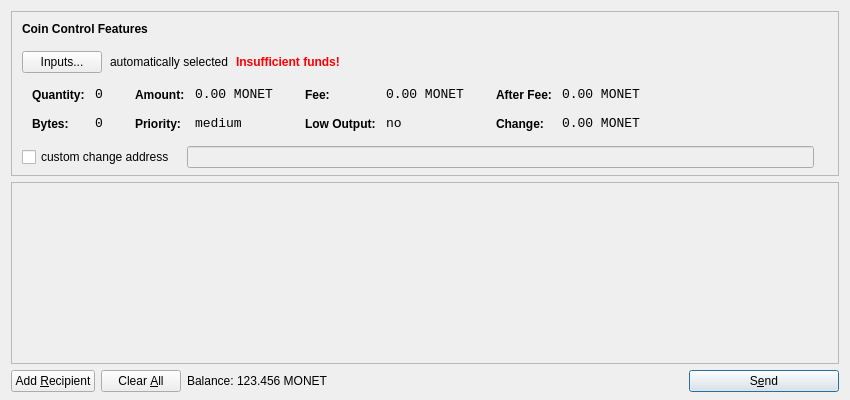
<?xml version="1.0" encoding="UTF-8"?>
<ui version="4.0">
 <class>SendCoinsDialog</class>
 <widget class="QDialog" name="SendCoinsDialog">
  <property name="geometry">
   <rect>
    <x>0</x>
    <y>0</y>
    <width>850</width>
    <height>400</height>
   </rect>
  </property>
  <property name="windowTitle">
   <string>Send Coins</string>
  </property>
  <layout class="QVBoxLayout" name="verticalLayout" stretch="0,1,0">
   <property name="bottomMargin">
    <number>8</number>
   </property>
   <item>
    <widget class="QFrame" name="frameCoinControl">
     <property name="sizePolicy">
      <sizepolicy hsizetype="Expanding" vsizetype="Expanding">
       <horstretch>0</horstretch>
       <verstretch>0</verstretch>
      </sizepolicy>
     </property>
     <property name="maximumSize">
      <size>
       <width>16777215</width>
       <height>16777215</height>
      </size>
     </property>
     <property name="frameShape">
      <enum>QFrame::StyledPanel</enum>
     </property>
     <property name="frameShadow">
      <enum>QFrame::Sunken</enum>
     </property>
     <layout class="QVBoxLayout" name="verticalLayoutCoinControl2">
      <property name="spacing">
       <number>-1</number>
      </property>
      <property name="leftMargin">
       <number>0</number>
      </property>
      <property name="topMargin">
       <number>0</number>
      </property>
      <property name="rightMargin">
       <number>0</number>
      </property>
      <property name="bottomMargin">
       <number>6</number>
      </property>
      <item>
       <layout class="QVBoxLayout" name="verticalLayoutCoinControl" stretch="0,0,0,0,1">
        <property name="spacing">
         <number>0</number>
        </property>
        <property name="leftMargin">
         <number>10</number>
        </property>
        <property name="topMargin">
         <number>10</number>
        </property>
        <item>
         <layout class="QHBoxLayout" name="horizontalLayoutCoinControl1">
          <property name="bottomMargin">
           <number>15</number>
          </property>
          <item>
           <widget class="QLabel" name="labelCoinControlFeatures">
            <property name="sizePolicy">
             <sizepolicy hsizetype="Preferred" vsizetype="Maximum">
              <horstretch>0</horstretch>
              <verstretch>0</verstretch>
             </sizepolicy>
            </property>
            <property name="font">
             <font>
              <weight>75</weight>
              <bold>true</bold>
             </font>
            </property>
            <property name="styleSheet">
             <string notr="true">font-weight:bold;</string>
            </property>
            <property name="text">
             <string>Coin Control Features</string>
            </property>
           </widget>
          </item>
         </layout>
        </item>
        <item>
         <layout class="QHBoxLayout" name="horizontalLayoutCoinControl2" stretch="0,0,0,0">
          <property name="spacing">
           <number>8</number>
          </property>
          <property name="bottomMargin">
           <number>10</number>
          </property>
          <item>
           <widget class="QPushButton" name="pushButtonCoinControl">
            <property name="styleSheet">
             <string notr="true"/>
            </property>
            <property name="text">
             <string>Inputs...</string>
            </property>
           </widget>
          </item>
          <item>
           <widget class="QLabel" name="labelCoinControlAutomaticallySelected">
            <property name="text">
             <string>automatically selected</string>
            </property>
            <property name="margin">
             <number>5</number>
            </property>
           </widget>
          </item>
          <item>
           <widget class="QLabel" name="labelCoinControlInsuffFunds">
            <property name="font">
             <font>
              <weight>75</weight>
              <bold>true</bold>
             </font>
            </property>
            <property name="styleSheet">
             <string notr="true">color:red;font-weight:bold;</string>
            </property>
            <property name="text">
             <string>Insufficient funds!</string>
            </property>
            <property name="margin">
             <number>5</number>
            </property>
           </widget>
          </item>
          <item>
           <spacer name="horizontalSpacerCoinControl">
            <property name="orientation">
             <enum>Qt::Horizontal</enum>
            </property>
            <property name="sizeHint" stdset="0">
             <size>
              <width>40</width>
              <height>1</height>
             </size>
            </property>
           </spacer>
          </item>
         </layout>
        </item>
        <item>
         <widget class="QWidget" name="widgetCoinControl" native="true">
          <property name="sizePolicy">
           <sizepolicy hsizetype="Preferred" vsizetype="Preferred">
            <horstretch>0</horstretch>
            <verstretch>0</verstretch>
           </sizepolicy>
          </property>
          <property name="minimumSize">
           <size>
            <width>0</width>
            <height>0</height>
           </size>
          </property>
          <property name="styleSheet">
           <string notr="true"/>
          </property>
          <layout class="QHBoxLayout" name="horizontalLayoutCoinControl5">
           <property name="margin">
            <number>0</number>
           </property>
           <item>
            <layout class="QHBoxLayout" name="horizontalLayoutCoinControl3" stretch="0,0,0,1">
             <property name="spacing">
              <number>20</number>
             </property>
             <property name="topMargin">
              <number>0</number>
             </property>
             <property name="bottomMargin">
              <number>10</number>
             </property>
             <item>
              <layout class="QFormLayout" name="formLayoutCoinControl1">
               <property name="horizontalSpacing">
                <number>10</number>
               </property>
               <property name="verticalSpacing">
                <number>14</number>
               </property>
               <property name="leftMargin">
                <number>10</number>
               </property>
               <property name="topMargin">
                <number>4</number>
               </property>
               <property name="rightMargin">
                <number>6</number>
               </property>
               <item row="0" column="0">
                <widget class="QLabel" name="labelCoinControlQuantityText">
                 <property name="styleSheet">
                  <string notr="true">font-weight:bold;</string>
                 </property>
                 <property name="text">
                  <string>Quantity:</string>
                 </property>
                 <property name="margin">
                  <number>0</number>
                 </property>
                </widget>
               </item>
               <item row="0" column="1">
                <widget class="QLabel" name="labelCoinControlQuantity">
                 <property name="font">
                  <font>
                   <family>Monospace</family>
                   <pointsize>10</pointsize>
                  </font>
                 </property>
                 <property name="cursor">
                  <cursorShape>IBeamCursor</cursorShape>
                 </property>
                 <property name="contextMenuPolicy">
                  <enum>Qt::ActionsContextMenu</enum>
                 </property>
                 <property name="text">
                  <string notr="true">0</string>
                 </property>
                 <property name="margin">
                  <number>0</number>
                 </property>
                 <property name="textInteractionFlags">
                  <set>Qt::LinksAccessibleByMouse|Qt::TextSelectableByKeyboard|Qt::TextSelectableByMouse</set>
                 </property>
                </widget>
               </item>
               <item row="1" column="0">
                <widget class="QLabel" name="labelCoinControlBytesText">
                 <property name="styleSheet">
                  <string notr="true">font-weight:bold;</string>
                 </property>
                 <property name="text">
                  <string>Bytes:</string>
                 </property>
                </widget>
               </item>
               <item row="1" column="1">
                <widget class="QLabel" name="labelCoinControlBytes">
                 <property name="font">
                  <font>
                   <family>Monospace</family>
                   <pointsize>10</pointsize>
                  </font>
                 </property>
                 <property name="cursor">
                  <cursorShape>IBeamCursor</cursorShape>
                 </property>
                 <property name="contextMenuPolicy">
                  <enum>Qt::ActionsContextMenu</enum>
                 </property>
                 <property name="text">
                  <string notr="true">0</string>
                 </property>
                 <property name="textInteractionFlags">
                  <set>Qt::LinksAccessibleByMouse|Qt::TextSelectableByKeyboard|Qt::TextSelectableByMouse</set>
                 </property>
                </widget>
               </item>
              </layout>
             </item>
             <item>
              <layout class="QFormLayout" name="formLayoutCoinControl2">
               <property name="horizontalSpacing">
                <number>10</number>
               </property>
               <property name="verticalSpacing">
                <number>14</number>
               </property>
               <property name="leftMargin">
                <number>6</number>
               </property>
               <property name="topMargin">
                <number>4</number>
               </property>
               <property name="rightMargin">
                <number>6</number>
               </property>
               <item row="0" column="0">
                <widget class="QLabel" name="labelCoinControlAmountText">
                 <property name="styleSheet">
                  <string notr="true">font-weight:bold;</string>
                 </property>
                 <property name="text">
                  <string>Amount:</string>
                 </property>
                 <property name="margin">
                  <number>0</number>
                 </property>
                </widget>
               </item>
               <item row="0" column="1">
                <widget class="QLabel" name="labelCoinControlAmount">
                 <property name="font">
                  <font>
                   <family>Monospace</family>
                   <pointsize>10</pointsize>
                  </font>
                 </property>
                 <property name="cursor">
                  <cursorShape>IBeamCursor</cursorShape>
                 </property>
                 <property name="contextMenuPolicy">
                  <enum>Qt::ActionsContextMenu</enum>
                 </property>
                 <property name="text">
                  <string notr="true">0.00 MONET</string>
                 </property>
                 <property name="textInteractionFlags">
                  <set>Qt::LinksAccessibleByMouse|Qt::TextSelectableByKeyboard|Qt::TextSelectableByMouse</set>
                 </property>
                </widget>
               </item>
               <item row="1" column="0">
                <widget class="QLabel" name="labelCoinControlPriorityText">
                 <property name="styleSheet">
                  <string notr="true">font-weight:bold;</string>
                 </property>
                 <property name="text">
                  <string>Priority:</string>
                 </property>
                </widget>
               </item>
               <item row="1" column="1">
                <widget class="QLabel" name="labelCoinControlPriority">
                 <property name="font">
                  <font>
                   <family>Monospace</family>
                   <pointsize>10</pointsize>
                  </font>
                 </property>
                 <property name="cursor">
                  <cursorShape>IBeamCursor</cursorShape>
                 </property>
                 <property name="contextMenuPolicy">
                  <enum>Qt::ActionsContextMenu</enum>
                 </property>
                 <property name="text">
                  <string>medium</string>
                 </property>
                 <property name="textInteractionFlags">
                  <set>Qt::LinksAccessibleByMouse|Qt::TextSelectableByKeyboard|Qt::TextSelectableByMouse</set>
                 </property>
                </widget>
               </item>
              </layout>
             </item>
             <item>
              <layout class="QFormLayout" name="formLayoutCoinControl3">
               <property name="horizontalSpacing">
                <number>10</number>
               </property>
               <property name="verticalSpacing">
                <number>14</number>
               </property>
               <property name="leftMargin">
                <number>6</number>
               </property>
               <property name="topMargin">
                <number>4</number>
               </property>
               <property name="rightMargin">
                <number>6</number>
               </property>
               <item row="0" column="0">
                <widget class="QLabel" name="labelCoinControlFeeText">
                 <property name="styleSheet">
                  <string notr="true">font-weight:bold;</string>
                 </property>
                 <property name="text">
                  <string>Fee:</string>
                 </property>
                 <property name="margin">
                  <number>0</number>
                 </property>
                </widget>
               </item>
               <item row="0" column="1">
                <widget class="QLabel" name="labelCoinControlFee">
                 <property name="font">
                  <font>
                   <family>Monospace</family>
                   <pointsize>10</pointsize>
                  </font>
                 </property>
                 <property name="cursor">
                  <cursorShape>IBeamCursor</cursorShape>
                 </property>
                 <property name="contextMenuPolicy">
                  <enum>Qt::ActionsContextMenu</enum>
                 </property>
                 <property name="text">
                  <string notr="true">0.00 MONET</string>
                 </property>
                 <property name="textInteractionFlags">
                  <set>Qt::LinksAccessibleByMouse|Qt::TextSelectableByKeyboard|Qt::TextSelectableByMouse</set>
                 </property>
                </widget>
               </item>
               <item row="1" column="0">
                <widget class="QLabel" name="labelCoinControlLowOutputText">
                 <property name="styleSheet">
                  <string notr="true">font-weight:bold;</string>
                 </property>
                 <property name="text">
                  <string>Low Output:</string>
                 </property>
                </widget>
               </item>
               <item row="1" column="1">
                <widget class="QLabel" name="labelCoinControlLowOutput">
                 <property name="font">
                  <font>
                   <family>Monospace</family>
                   <pointsize>10</pointsize>
                  </font>
                 </property>
                 <property name="cursor">
                  <cursorShape>IBeamCursor</cursorShape>
                 </property>
                 <property name="contextMenuPolicy">
                  <enum>Qt::ActionsContextMenu</enum>
                 </property>
                 <property name="text">
                  <string>no</string>
                 </property>
                 <property name="textInteractionFlags">
                  <set>Qt::LinksAccessibleByMouse|Qt::TextSelectableByKeyboard|Qt::TextSelectableByMouse</set>
                 </property>
                </widget>
               </item>
              </layout>
             </item>
             <item>
              <layout class="QFormLayout" name="formLayoutCoinControl4">
               <property name="horizontalSpacing">
                <number>10</number>
               </property>
               <property name="verticalSpacing">
                <number>14</number>
               </property>
               <property name="leftMargin">
                <number>6</number>
               </property>
               <property name="topMargin">
                <number>4</number>
               </property>
               <property name="rightMargin">
                <number>6</number>
               </property>
               <item row="0" column="0">
                <widget class="QLabel" name="labelCoinControlAfterFeeText">
                 <property name="styleSheet">
                  <string notr="true">font-weight:bold;</string>
                 </property>
                 <property name="text">
                  <string>After Fee:</string>
                 </property>
                 <property name="margin">
                  <number>0</number>
                 </property>
                </widget>
               </item>
               <item row="0" column="1">
                <widget class="QLabel" name="labelCoinControlAfterFee">
                 <property name="font">
                  <font>
                   <family>Monospace</family>
                   <pointsize>10</pointsize>
                  </font>
                 </property>
                 <property name="cursor">
                  <cursorShape>IBeamCursor</cursorShape>
                 </property>
                 <property name="contextMenuPolicy">
                  <enum>Qt::ActionsContextMenu</enum>
                 </property>
                 <property name="text">
                  <string notr="true">0.00 MONET</string>
                 </property>
                 <property name="textInteractionFlags">
                  <set>Qt::LinksAccessibleByMouse|Qt::TextSelectableByKeyboard|Qt::TextSelectableByMouse</set>
                 </property>
                </widget>
               </item>
               <item row="1" column="0">
                <widget class="QLabel" name="labelCoinControlChangeText">
                 <property name="styleSheet">
                  <string notr="true">font-weight:bold;</string>
                 </property>
                 <property name="text">
                  <string>Change:</string>
                 </property>
                </widget>
               </item>
               <item row="1" column="1">
                <widget class="QLabel" name="labelCoinControlChange">
                 <property name="font">
                  <font>
                   <family>Monospace</family>
                   <pointsize>10</pointsize>
                  </font>
                 </property>
                 <property name="cursor">
                  <cursorShape>IBeamCursor</cursorShape>
                 </property>
                 <property name="contextMenuPolicy">
                  <enum>Qt::ActionsContextMenu</enum>
                 </property>
                 <property name="text">
                  <string notr="true">0.00 MONET</string>
                 </property>
                 <property name="textInteractionFlags">
                  <set>Qt::LinksAccessibleByMouse|Qt::TextSelectableByKeyboard|Qt::TextSelectableByMouse</set>
                 </property>
                </widget>
               </item>
              </layout>
             </item>
            </layout>
           </item>
          </layout>
         </widget>
        </item>
        <item>
         <layout class="QHBoxLayout" name="horizontalLayoutCoinControl4" stretch="0,0,0">
          <property name="spacing">
           <number>12</number>
          </property>
          <property name="sizeConstraint">
           <enum>QLayout::SetDefaultConstraint</enum>
          </property>
          <property name="topMargin">
           <number>5</number>
          </property>
          <property name="rightMargin">
           <number>5</number>
          </property>
          <item>
           <widget class="QCheckBox" name="checkBoxCoinControlChange">
            <property name="text">
             <string>custom change address</string>
            </property>
           </widget>
          </item>
          <item>
           <widget class="QLineEdit" name="lineEditCoinControlChange">
            <property name="enabled">
             <bool>false</bool>
            </property>
            <property name="sizePolicy">
             <sizepolicy hsizetype="Expanding" vsizetype="Fixed">
              <horstretch>0</horstretch>
              <verstretch>0</verstretch>
             </sizepolicy>
            </property>
           </widget>
          </item>
          <item>
           <widget class="QLabel" name="labelCoinControlChangeLabel">
            <property name="sizePolicy">
             <sizepolicy hsizetype="Preferred" vsizetype="Expanding">
              <horstretch>0</horstretch>
              <verstretch>0</verstretch>
             </sizepolicy>
            </property>
            <property name="minimumSize">
             <size>
              <width>0</width>
              <height>0</height>
             </size>
            </property>
            <property name="text">
             <string/>
            </property>
            <property name="margin">
             <number>3</number>
            </property>
           </widget>
          </item>
         </layout>
        </item>
        <item>
         <spacer name="verticalSpacerCoinControl">
          <property name="orientation">
           <enum>Qt::Vertical</enum>
          </property>
          <property name="sizeHint" stdset="0">
           <size>
            <width>800</width>
            <height>1</height>
           </size>
          </property>
         </spacer>
        </item>
       </layout>
      </item>
     </layout>
    </widget>
   </item>
   <item>
    <widget class="QScrollArea" name="scrollArea">
     <property name="widgetResizable">
      <bool>true</bool>
     </property>
     <widget class="QWidget" name="scrollAreaWidgetContents">
      <property name="geometry">
       <rect>
        <x>0</x>
        <y>0</y>
        <width>830</width>
        <height>165</height>
       </rect>
      </property>
      <layout class="QVBoxLayout" name="verticalLayout_2">
       <property name="margin">
        <number>0</number>
       </property>
       <item>
        <layout class="QVBoxLayout" name="entries">
         <property name="spacing">
          <number>6</number>
         </property>
        </layout>
       </item>
       <item>
        <spacer name="verticalSpacer">
         <property name="orientation">
          <enum>Qt::Vertical</enum>
         </property>
         <property name="sizeHint" stdset="0">
          <size>
           <width>20</width>
           <height>40</height>
          </size>
         </property>
        </spacer>
       </item>
      </layout>
     </widget>
    </widget>
   </item>
   <item>
    <layout class="QHBoxLayout" name="horizontalLayout">
     <item>
      <widget class="QPushButton" name="addButton">
       <property name="toolTip">
        <string>Send to multiple recipients at once</string>
       </property>
       <property name="text">
        <string>Add &amp;Recipient</string>
       </property>
       <property name="icon">
        <iconset resource="../moneta.qrc">
         <normaloff>:/icons/add</normaloff>:/icons/add</iconset>
       </property>
       <property name="autoDefault">
        <bool>false</bool>
       </property>
      </widget>
     </item>
     <item>
      <widget class="QPushButton" name="clearButton">
       <property name="sizePolicy">
        <sizepolicy hsizetype="Minimum" vsizetype="Fixed">
         <horstretch>0</horstretch>
         <verstretch>0</verstretch>
        </sizepolicy>
       </property>
       <property name="toolTip">
        <string>Remove all transaction fields</string>
       </property>
       <property name="text">
        <string>Clear &amp;All</string>
       </property>
       <property name="icon">
        <iconset resource="../moneta.qrc">
         <normaloff>:/icons/remove</normaloff>:/icons/remove</iconset>
       </property>
       <property name="autoRepeatDelay">
        <number>300</number>
       </property>
       <property name="autoDefault">
        <bool>false</bool>
       </property>
      </widget>
     </item>
     <item>
      <layout class="QHBoxLayout" name="horizontalLayout_2">
       <property name="spacing">
        <number>3</number>
       </property>
       <item>
        <widget class="QLabel" name="label">
         <property name="text">
          <string>Balance:</string>
         </property>
        </widget>
       </item>
       <item>
        <widget class="QLabel" name="labelBalance">
         <property name="cursor">
          <cursorShape>IBeamCursor</cursorShape>
         </property>
         <property name="text">
          <string>123.456 MONET</string>
         </property>
         <property name="textInteractionFlags">
          <set>Qt::LinksAccessibleByMouse|Qt::TextSelectableByKeyboard|Qt::TextSelectableByMouse</set>
         </property>
        </widget>
       </item>
      </layout>
     </item>
     <item>
      <spacer name="horizontalSpacer">
       <property name="orientation">
        <enum>Qt::Horizontal</enum>
       </property>
       <property name="sizeHint" stdset="0">
        <size>
         <width>40</width>
         <height>20</height>
        </size>
       </property>
      </spacer>
     </item>
     <item>
      <widget class="QPushButton" name="sendButton">
       <property name="minimumSize">
        <size>
         <width>150</width>
         <height>0</height>
        </size>
       </property>
       <property name="toolTip">
        <string>Confirm the send action</string>
       </property>
       <property name="text">
        <string>S&amp;end</string>
       </property>
       <property name="icon">
        <iconset resource="../moneta.qrc">
         <normaloff>:/icons/send</normaloff>:/icons/send</iconset>
       </property>
       <property name="default">
        <bool>true</bool>
       </property>
      </widget>
     </item>
    </layout>
   </item>
  </layout>
 </widget>
 <resources>
  <include location="../moneta.qrc"/>
 </resources>
 <connections/>
</ui>
